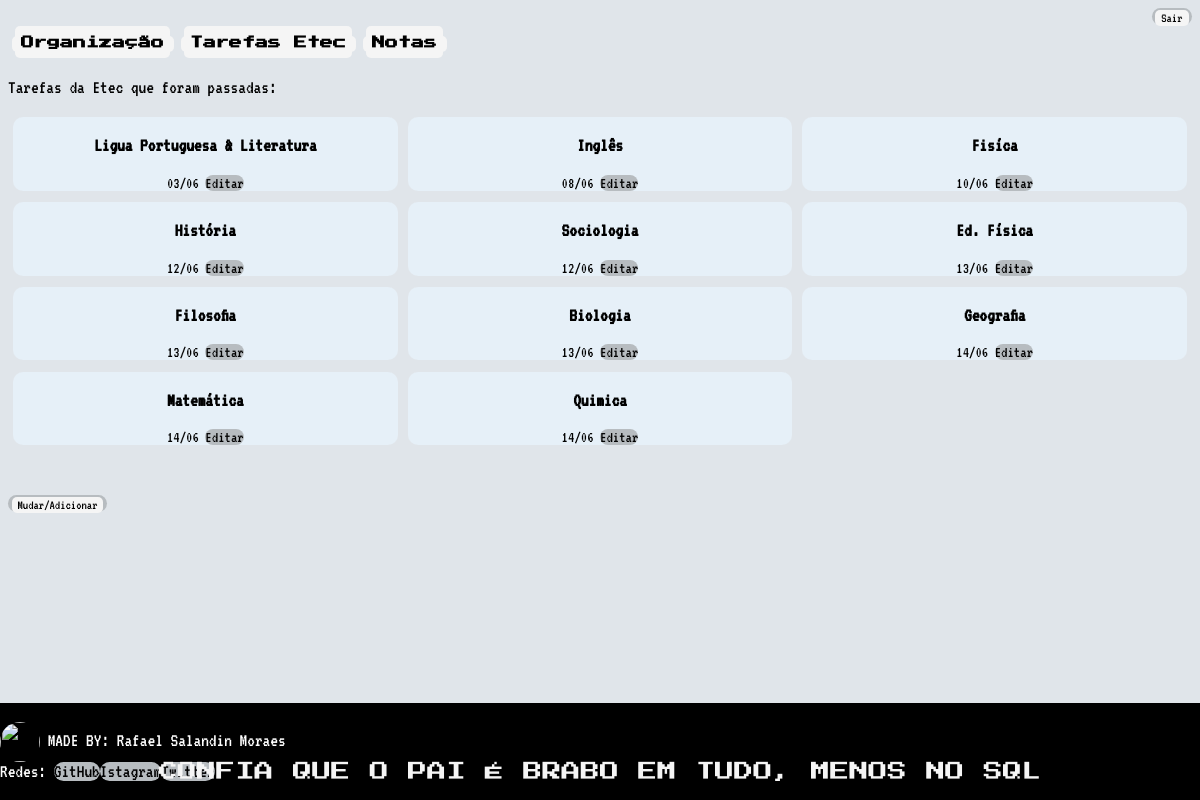
The app's page /AgendaTOP/Etec/, older data.
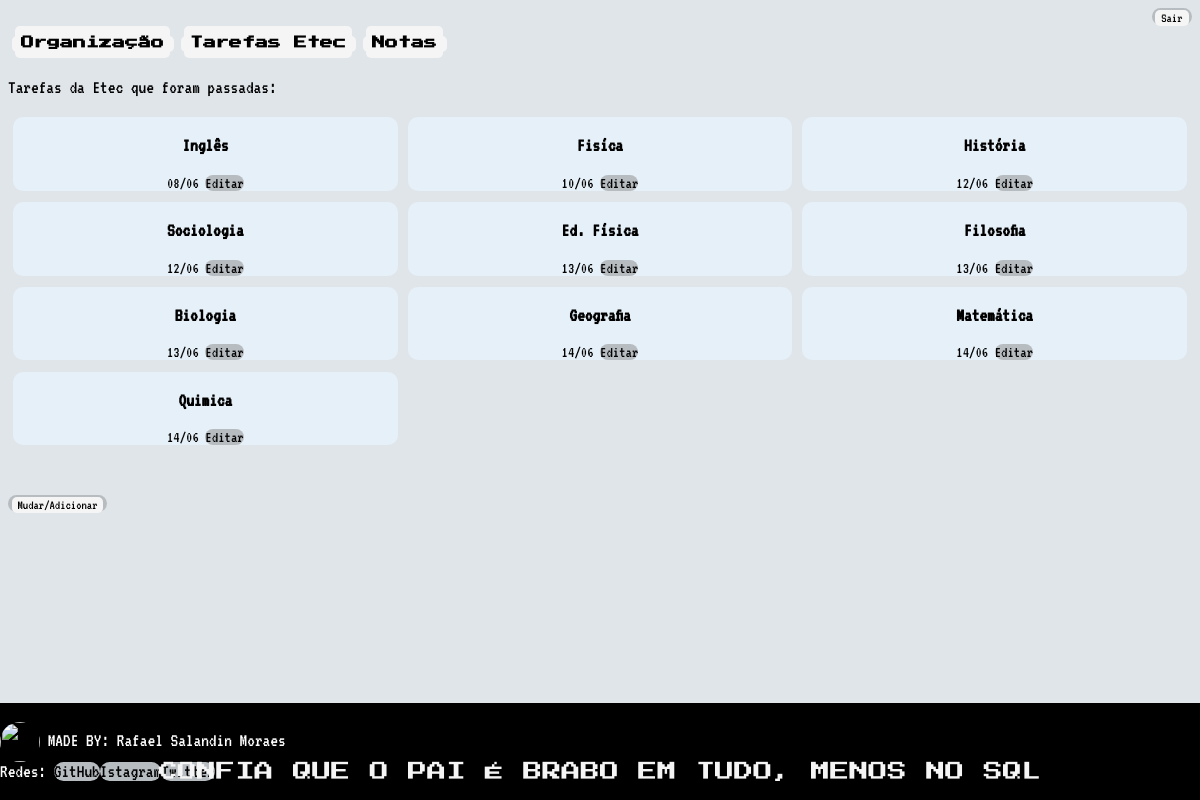
The same page, newer data.
### OrganizaçãodesseCorno/models.py (models this page shows)
class etec_tarefas(models.Model):
    materia = models.CharField(max_length=100)
    dia_entrega = models.CharField(max_length=10, blank=True, null=True)
    class Meta:
        db_table = 'etec'

### OrganizaçãodesseCorno/views.py (the view)
# urls.py: path('AgendaTOP/Etec/', views.Etec),
def Etec(request):
    usuario = request.user
    materia = etec_tarefas.materia
    dia = etec_tarefas.dia_entrega
    tarefas = etec_tarefas.objects.filter()
    dados_etec = {'etec': tarefas}
    return render(request,'pageEtec.html', dados_etec)

### Template/pageEtec.html (shortened to what this page needs)
{% extends "Model_P.html" %}
{% block content %}
 <div class="all">
        <div class="move">
            <a href="/"><button><h1>Organização</h1></button></a><a href="/AgendaTOP/Etec"><button><h1>Tarefas Etec</h1></button></a><a href="/AgendaTOP/Notas"><button><h1>Notas</h1></button></a>
            <p>Tarefas da Etec que foram passadas:</p>
        </div>
        <table class="tv">
                <div class="ol">
                        {% for i in etec %}
                                <li>
                                        <p><b>
                                        {{ i.materia }}
                                        </b></p>
                                        {{ i.dia_entrega}}
                                        <a href="Create/?id={{ i.id }}">Editar</a>
                                </li>
                        {%endfor%}
                </div>
        </table>
        <div class="but">
                <a href="/AgendaTOP/Etec/Create"><button>Mudar/Adicionar</button></a>
        </div>
 </div>
 {% endblock %}

Row changes from the older to the newer data that the page shows:
removed etec_tarefas: materia "Ligua Portuguesa & Literatura", dia_entrega "03/06"
